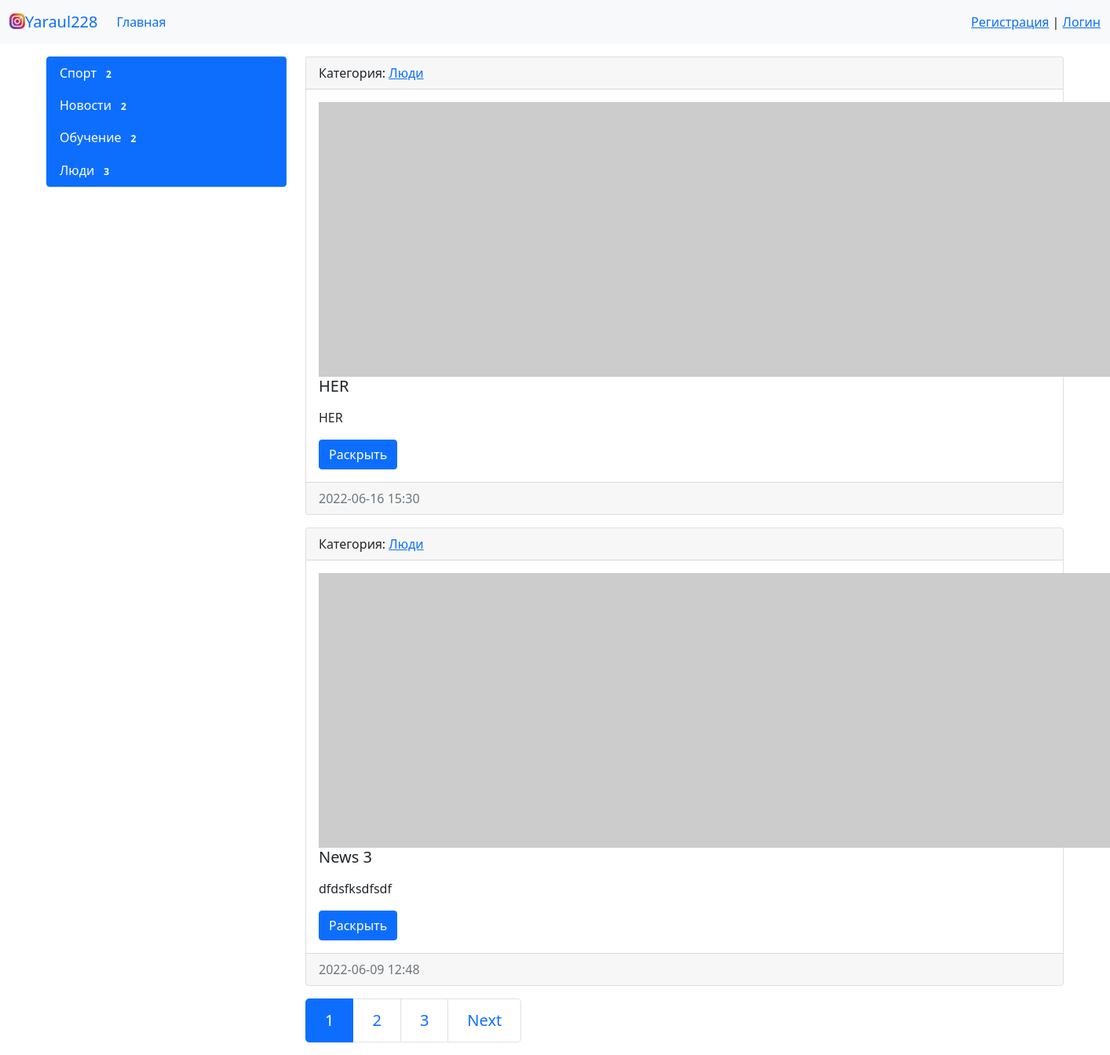
The page / on the database its author committed.
### news/models.py (models this page shows, shortened)
class Category(models.Model):
    title = models.CharField(max_length=150, db_index=True, verbose_name='Наименование категории')
    def get_absolute_url(self):
        return reverse('category', kwargs={'category_id': self.pk})
    def __str__(self):
        return self.title
    class Meta:
        verbose_name = 'Категория'
        verbose_name_plural = 'Категории'
        ordering = ['title']

class News(models.Model):
    title = models.CharField(max_length=150, verbose_name='Наименование')
    content = models.TextField(blank=True, verbose_name='Контент ')
    created_at = models.DateTimeField(auto_now_add=True, verbose_name='Дата публикации',blank=True)
    update_at = models.DateTimeField(auto_now=True, verbose_name='Обновлено')
    photo = models.ImageField(upload_to='photos/%Y/%m/%d/', verbose_name='Фото', blank=True)
    is_published = models.BooleanField(default=True, verbose_name='Публикация')
    category = models.ForeignKey('Category', on_delete=models.PROTECT, verbose_name='Категория')
    def get_absolute_url(self):
        return reverse('view_news', kwargs={'pk': self.pk})
    class Meta:
        verbose_name = 'Новость'
        verbose_name_plural = 'Новости'
        ordering = ['-created_at']

### news/views.py (the view)
# urls.py: path('', HomeNews.as_view(), name='home'),
class HomeNews(MyMixin, ListView):
    model = News
    template_name = 'news/home_news_list.html'
    context_object_name = 'news'
    mixin_prop = 'Hello world'
    paginate_by = 2
    def get_context_data(self, *, object_list=None, **kwargs):
        context = super().get_context_data(**kwargs)
        context['title'] = 'Главная страница'
        return context
    def get_queryset(self):
        return News.objects.filter(is_published=True).select_related('category')

### news/templatetags/news_tags.py (called while the page is built)
@register.inclusion_tag('news/list_categories.html')
def show_categories():
    categories = Category.objects.annotate(cnt=Count('news', filter=F('news__is_published'))).filter(cnt__gt=0)
    return {'categories': categories}

### news/templates/news/home_news_list.html (shortened to what this page needs)
{% extends 'base.html' %}
{%block sidebar%}
{%include 'include/_sidebar.html'%}
{%endblock%}
{%block content%}
            {%for item in news%}
            <div class="card mb-3">
                <div class="card-header">
                    Категория: <a href="{{item.category.get_absolute_url}}">{{item.category}}</a>
                </div>
                <div class="card-body">
                    <div class="media">
                      {% if item.photo %}
                        <img src="{{item.photo.url}}" alt="" width="350" class="me-3 float-start">
                      {% else %}
                        <img src="https://picsum.photos/id/1060/350/300/?blur=2" alt="" class="me-3 float-start">
                      {% endif %}
                      <div class="media-body">
                         <h5 class="card-title">{{item.title}}</h5>
                         <p class="card-text">{{item.content |linebreaks| truncatewords:150}}</p>
                         <a href="{{ item.get_absolute_url }}" class="btn btn-primary">Раскрыть</a>
                      </div>
                    </div>
                </div>
                <div class="card-footer text-muted">
                    {{item.created_at|date:"Y-m-d H:i"}}
                </div>
            </div>
            {%endfor%}
{%endblock%}

### templates/base.html (shortened to what this page needs)
{%load static%}
<!doctype html>
<html lang="en">
<head>
    <link rel="stylesheet" href="{%static 'bootstrap/css/bootstrap.css'%}">
</head>
<body>
{%include 'include/_navbar.html' %}
<div class="container mt-3">
    <div class="row">
        <div class="col-md-3">
            {%block sidebar%}{%endblock%}
        </div>
        <div class="col-md-9">
            {%block content%}{%endblock%}
            {% if page_obj.has_other_pages %}
            <nav aria-label="...">
                <ul class="pagination pagination-lg">
                    {%for p in page_obj.paginator.page_range%}
                    {% if page_obj.number == p %}
                    <li class="page-item active" aria-current="page">
                        <a class="page-link" href="?page={{p}}">{{p}}</a>
                    </li>
                    {% elif p > page_obj.number|add:-3 and p < page_obj.number|add:3 %}
                    <li class="page-item">
                        <a class="page-link" href="?page={{p}}">{{p}}</a>
                    </li>
                    {%endif%}
                    {%endfor%}
                    {% if page_obj.has_next %}
                    <li class="page-item ">
                        <a class="page-link" href="?page={{page_obj.next_page_number}}">Next</a>
                    </li>
                    {%endif%}
                </ul>
            </nav>
            {% endif %}
        </div>
    </div>
</div>
</body>
</html>

### templates/include/_navbar.html (shortened to what this page needs)
{%load static%}
<nav class="navbar navbar-expand-lg bg-light">
    <div class="container-fluid">
        <div class="media">
            <img src="/media/photos/2022/06/10/png-transparent-instagram-logo-icon.png" alt="" width="20" height="20"
                 class="d-inline-block align-text-top">
        </div>
            <a class="navbar-brand" href="https://www.instagram.com/yaraul228/">Yaraul228</a>
            <div class="collapse navbar-collapse" id="navbarText">
                <ul class="navbar-nav me-auto mb-2 mb-lg-0">
                    <li class="nav-item">
                        <a class="nav-link active" aria-current="page" href="{%url 'home'%}">Главная</a>
                    </li>
                </ul>
                <span class="navbar-text">
                    {% if request.user.is_authenticated%}
                    Добро пожаловать, {{user.username}} | <a href="{%url 'logout'%}">Выход</a>
                    {%else%}
                    <a href="{%url 'register'%}">Регистрация</a> | <a href="{%url 'login' %}">Логин</a>
                    {%endif%}
                </span>
            </div>
        </div>
</nav>

### templates/include/_sidebar.html (shortened to what this page needs)
{%load news_tags%}
{%show_categories%}

### news/templates/news/list_categories.html
<div class="list-group">
    {%for item in categories%}
    <a href="{{item.get_absolute_url}}" class="list-group-item list-group-item-action active">{{item.title}} <span class="badge bg-primary rounded-pill">{{item.cnt}}</span></a>
    {%endfor%}
</div>

### rows shown on the page
Category: title "Спорт", cnt "2"
Category: title "Новости", cnt "2"
Category: title "Обучение", cnt "2"
Category: title "Люди", cnt "3"
News: category "Люди", title "HER", content "HER", created_at "2022-06-16 15:30"
News: category "Люди", title "News 3", content "dfdsfksdfsdf", created_at "2022-06-09 12:48"

### other values the page prints
{{ p }} "1"
{{ p }} "2" "3"
